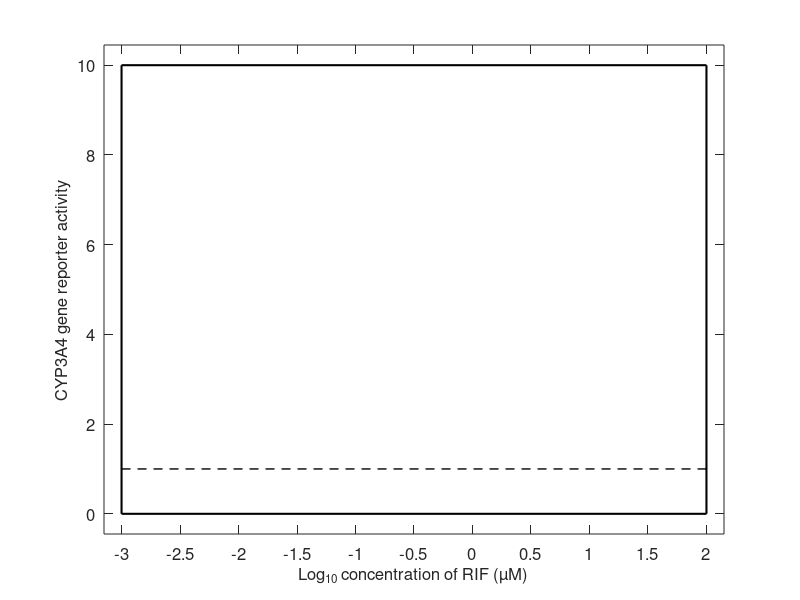

MATLAB code for this plot: (Note: this script raises an error after producing the figure.)
function [] = EC50_reporter()

    close all;
    clear all;

    if ~exist('./figures', 'dir')
        mkdir('./figures')
    end

    metadata = load('./datamat.mat');

    mean_reporter_12h = metadata.mean_reporter_12h;
    std_reporter_12h = metadata.std_reporter_12h;

    mean_reporter_24h = metadata.mean_reporter_24h;
    std_reporter_24h = metadata.std_reporter_24h;

    mean_reporter_48h = metadata.mean_reporter_48h;
    std_reporter_48h = metadata.std_reporter_48h;

    mean_reporter_72h = metadata.mean_reporter_72h;
    std_reporter_72h = metadata.std_reporter_72h;

    data = [mean_reporter_12h; mean_reporter_24h; mean_reporter_48h; mean_reporter_72h];
    stdv = [std_reporter_12h; std_reporter_24h; std_reporter_48h; std_reporter_72h];

    logC_reporter = log10([0.1, 0.5, 1, 2.5, 5, 10, 20, 30]);

    logC = -3:0.01:2;
    logCfit = -3:0.01:log10(30);

    CYPmin  = 1;
    CYPmax  = 3;
    N = 1.5;
    logEC50 = 0.01;
    hill_pars = [CYPmax, N, logEC50];
    opts = optimset('Display','off');

    EC50_pars_out   = [];
    interp          = [];
    for ii = 1:size(data,1)
        [EC50_pars, resnorm]    = lsqnonlin(@(pars)error(pars,data(ii,:),stdv(ii,:),logC_reporter),hill_pars,[],[],opts);
        EC50_pars_out           = [EC50_pars_out; EC50_pars];
        interp                  = [interp; csapi(logC_reporter,hill(EC50_pars,logC_reporter))];
    end

    fontsize    = 12;
    ec_fontsize = 10;
    varmin      = 0;
    varmax      = 10;
    colors      = {[0.7176 0.2745 1], [0.9804 0.8667 0.2353], [0.9294 0.6941 0.1255], [0.5 0.5 0.5]};
    name        = {'12 h, EC_{50} =', '24 h, EC_{50} =', '48 h, EC_{50} =', '72 h, EC_{50} ='};
    T           = [12,24,48,72];
    yax         = [0.6,0.5,0.4,0.3];

    figure();
    ax = gca;
    set(ax,...
        'box','on',...
        'XLim',[logC(1)-0.15 logC(end)+0.15],...
        'XTick',-3:0.5:2,...
        'YLim',[varmin-0.45 varmax+0.45],...
        'YTick',[0,2,4,6,8,10],...
        'FontSize',fontsize);

    xlabel('Log_{10} concentration of RIF (µM)','FontSize',fontsize);
    ylabel('CYP3A4 gene reporter activity','FontSize',fontsize);
    set(gca,'TickLength',[0.015, 0.015])
    hold on;  

    line1=plot([logC(1) logC(1)], [varmin varmax],...
          'Color',[0 0 0], ...
          'LineWidth',1.5,...
          'LineStyle','-');
    line2=plot([logC(1) logC(end)], [varmax varmax],...
          'Color',[0 0 0], ...
          'LineWidth',1.5,...
          'LineStyle','-');
    line3=plot([logC(end) logC(end)], [varmin varmax],...
          'Color',[0 0 0], ...
          'LineWidth',1.5,...
          'LineStyle','-');
    line4=plot([logC(1) logC(end)], [varmin varmin],...
          'Color',[0 0 0], ...
          'LineWidth',1.5,...
          'LineStyle','-');
    line_1=plot([logC(1) logC(end)], [1 1],...
          'Color',[0 0 0], ...
          'LineWidth',1.0,...
          'LineStyle','--');


    %%% data + errors %%%
    for ii = 1:size(data,1)
        er(ii) = errorbar(logC_reporter, data(ii,:), stdv(ii,:),...
              'v',...
              'Color',colors{ii},...
              'MarkerFaceColor',colors{ii}, ...
              'MarkerSize',8,...
              'MarkerEdgeColor',[0.25 0.25 0.25],...
              'LineWidth',1.0,...
              'DisplayName',[name{ii}, ' ', num2str(10.^EC50_pars_out(ii,3),'%4.2f'),' µM']);
        hold on;
        plot(logCfit, hill(EC50_pars_out(ii,:),logCfit),...
          'Color',colors{ii},...
          'LineWidth',1.01);

        % text(0.35,yax(ii),strcat('EC_{50,', num2str(T(ii)),' h}^{RIF} = ',{' '},num2str(10.^EC50_pars_out(ii,3),'%4.2f'),' \muM'),...
        %     'Units','Normalized',...
        %     'HorizontalAlignment','right',...
        %     'FontSize',ec_fontsize,...
        %     'FontWeight','Normal',...
        %     'Color',colors{ii}); 
    
    end
    leg1 = legend(er);
    pos = get(leg1,'Position');
    pos(1) = 0.3*pos(1);
    pos(2) = 0.95*pos(2);
    set(leg1,'Position',pos);
    set(leg1,'FontSize',ec_fontsize);

    savefig(strcat('./figures/EC50_reporters.fig'));
    exportgraphics(gcf,strcat('./figures/EC50_reporters.png'));
    exportgraphics(gcf,strcat('./figures/EC50_reporters.eps'),'ContentType','vector');

    %%%%%%%%%%%%%%%%%%%%%%%%%%%%%%%%%%%%%%%%%%%%%%%%%%%%%%%%%%%%%%%%%%%%%%%

    function [CYP] = hill(pars,logC)
        CYP = CYPmin + (pars(1) - CYPmin) ./ (1 + 10 .^ (pars(2) * (pars(3) - logC)));
    end

    function [output] = error(pars,data,stdv,logC)
        CYP     = hill(pars,logC);
        output  = (CYP - data).^2 ./ stdv.^2;
    end


end